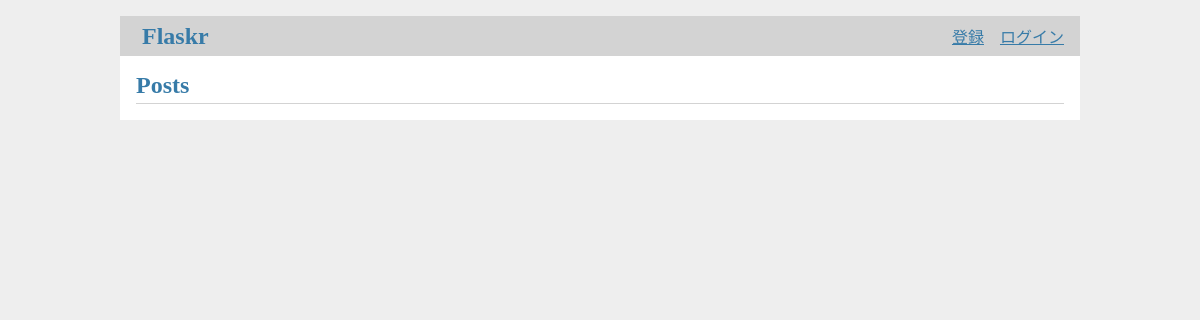
Before: / with the older database file.
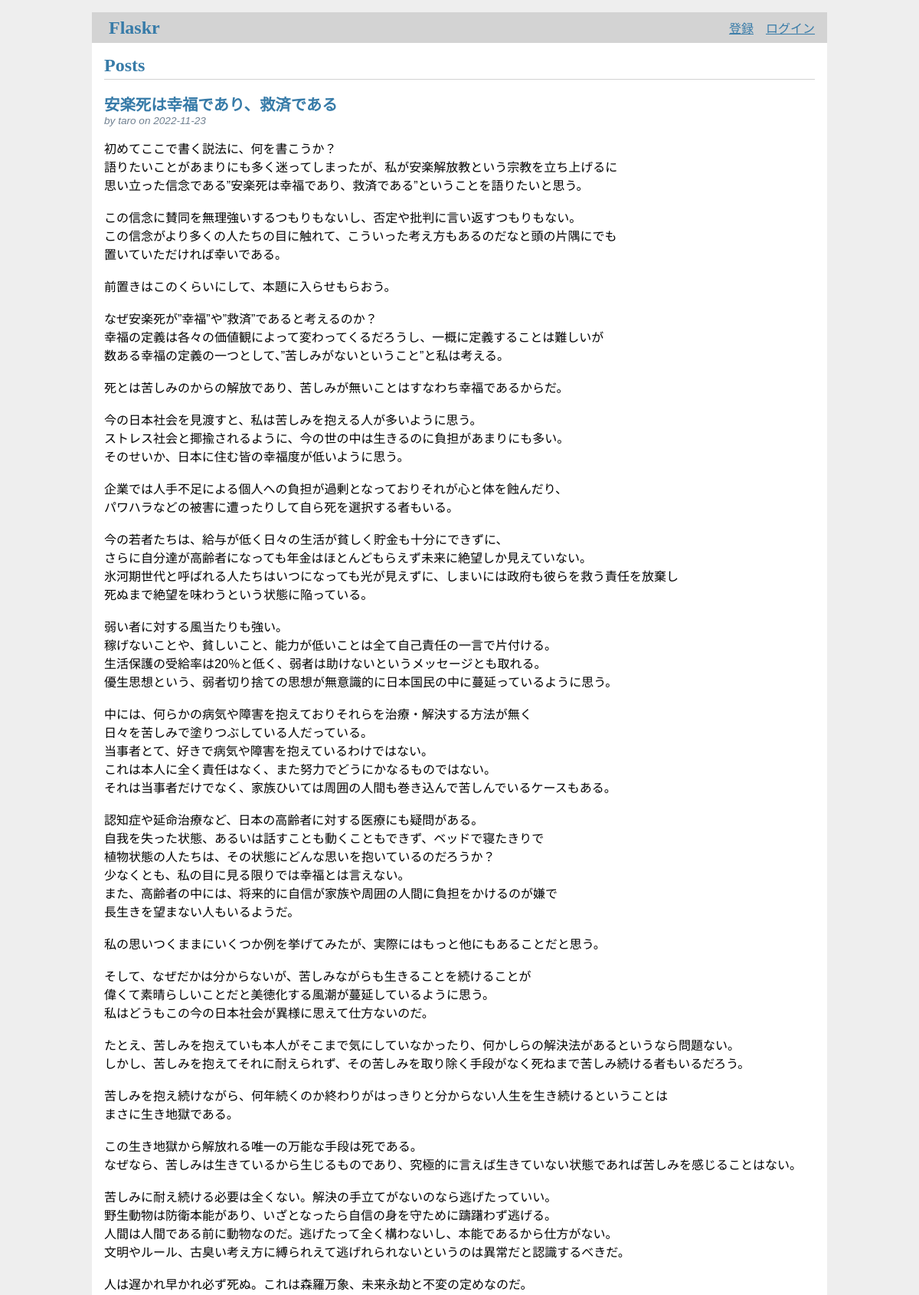
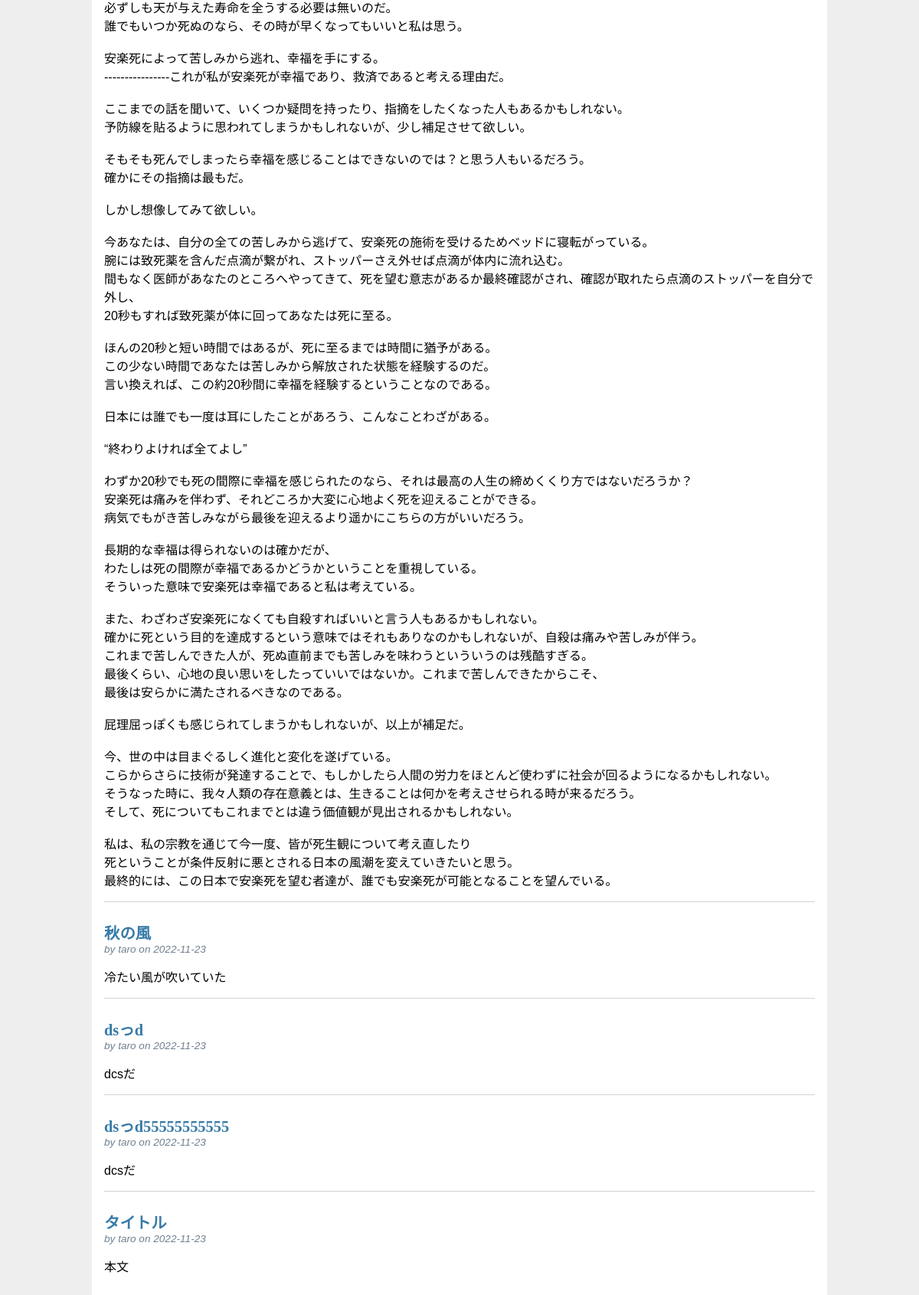
After: the same page with the newer database file (2 pictures, top to bottom).
### tables this page shows
CREATE TABLE post (
  id INTEGER PRIMARY KEY AUTOINCREMENT,
  author_id INTEGER NOT NULL,
  created TIMESTAMP NOT NULL DEFAULT CURRENT_TIMESTAMP,
  title TEXT NOT NULL,
  body TEXT NOT NULL,
  FOREIGN KEY (author_id) REFERENCES user (id)
);

CREATE TABLE user (
  id INTEGER PRIMARY KEY AUTOINCREMENT,
  username TEXT UNIQUE NOT NULL,
  password TEXT NOT NULL
);

### flaskr/blog.py (the view)
@bp.route('/')
def index():
    db = get_db()
    posts = db.execute(
        'SELECT p.id, title, body, created, author_id, username'
        ' FROM post p JOIN user u ON p.author_id = u.id'
        ' ORDER BY created DESC'
    ).fetchall()
    return render_template('blog/index.html', posts=posts)

### flaskr/auth.py (called while the page is built)
@bp.before_app_request
def load_logged_in_user():
    user_id = session.get('user_id')
    if user_id is None:
        g.user = None
    else:
        g.user = get_db().execute(
            'SELECT * FROM user WHERE id = ?', (user_id,)
        ).fetchone()

### flaskr/db.py (called while the page is built)
def get_db():
    if 'db' not in g:
        g.db = sqlite3.connect(
            current_app.config['DATABASE'],
            detect_types=sqlite3.PARSE_DECLTYPES
        )
        g.db.row_factory = sqlite3.Row
    return g.db

### flaskr/templates/blog/index.html (shortened to what this page needs)
{% extends 'base.html' %}
{% block header %}
  <h1>{% block title %}Posts{% endblock %}</h1>
{% endblock %}
{% block content %}
  {% for post in posts %}
    <article class="post">
      <header>
        <div>
          <h1>{{ post['title'] }}</h1>
          <div class="about">by {{ post['username'] }} on {{ post['created'].strftime('%Y-%m-%d') }}</div>
        </div>
      </header>
      <p class="body">{{ post['body'] }}</p>
    </article>
    {% if not loop.last %}
      <hr>
    {% endif %}
  {% endfor %}
{% endblock %}

### flaskr/templates/base.html (shortened to what this page needs)
<!DOCTYPE html>
<html lang="en">
<head>
    <link rel="stylesheet" href="{{ url_for('static', filename='style.css') }}">
</head>
<body>
    <nav>
        <h1>
            <a href="{{ url_for('blog.index') }}">Flaskr</a>
        </h1>
        <ul>
            {% if g.user %}
            <li><span>{{ g.user['username'] }}</span>
            <li><a href="{{ url_for('auth.logout') }}">ログアウト</a>
            {% else %}
            <li><a href="{{ url_for('auth.register') }}">登録</a>
            <li><a href="{{ url_for('auth.login') }}">ログイン</a>
            {% endif %}
        </ul>
    </nav>
    <section class="content">
        <header>
            {% block header %}{% endblock %}
        </header>
        {% block content %}{% endblock %}
    </section>
</body>
</html>

### flaskr/static/style.css (style rules this page uses)
html { font-family: sans-serif; background: #eee; padding: 1rem; }
body { max-width: 960px; margin: 0 auto; background: white; }
h1 { font-family: serif; color: #377ba8; margin: 1rem 0; }
a { color: #377ba8; }
hr { border: none; border-top: 1px solid lightgray; }
nav { background: lightgray; display: flex; align-items: center; padding: 0 0.5rem; }
nav h1 { flex: auto; margin: 0; }
nav h1 a { text-decoration: none; padding: 0.25rem 0.5rem; }
nav ul { display: flex; list-style: none; margin: 0; padding: 0; }
nav ul li a, nav ul li span, header .action { display: block; padding: 0.5rem; }
.content { padding: 0 1rem 1rem; }
.content > header { border-bottom: 1px solid lightgray; display: flex; align-items: flex-end; }
.content > header h1 { flex: auto; margin: 1rem 0 0.25rem 0; }
.post > header { display: flex; align-items: flex-end; font-size: 0.85em; }
.post > header > div:first-of-type { flex: auto; }
.post > header h1 { font-size: 1.5em; margin-bottom: 0; }
.post .about { color: slategray; font-style: italic; }
.post .body { white-space: pre-line; }
.content:last-child { margin-bottom: 0; }

Changed rows visible on the page:
added post: title "安楽死は幸福であり、救済である", username "taro", created "2022-11-23", body "初めてここで書く説法に、何を書こうか？ 語りたいことがあまりにも多く迷ってしまったが、私が安楽解放教という宗教を立ち上げるに 思い立った信念である”安楽死は幸福であり、救済である”ということを語りたいと思う。 この信念に賛同を無理強いするつもりもないし、否定や批判に言い返すつもりもない。 この信念がより多くの人たちの目に触れて、こういった考え方もあるのだなと頭の片隅にでも 置いていただければ幸いである。 前置きはこのくらいにして、本題に入らせもらおう。 なぜ安楽死が”幸福”や”救済”であると考えるのか？ 幸福の定義は各々の価値観によって変わってくるだろうし、一概に定義することは難しいが 数ある幸福の定義の一つとして、”苦しみがないということ”と私は考える。 死とは苦しみのからの解放であり、苦しみが無いことはすなわち幸福であるからだ。 今の日本社会を見渡すと、私は苦しみを抱える人が多いように思う。 ストレス社会と揶揄されるように、今の世の中は生きるのに負担があまりにも多い。 そのせいか、日本に住む皆の幸福度が低いように思う。 企業では人手不足による個人への負担が過剰となっておりそれが心と体を蝕んだり、 パワハラなどの被害に遭ったりして自ら死を選択する者もいる。 今の若者たちは、給与が低く日々の生活が貧しく貯金も十分にできずに、 さらに自分達が高齢者になっても年金はほとんどもらえず未来に絶望しか見えていない。 氷河期世代と呼ばれる人たちはいつになっても光が見えずに、しまいには政府も彼らを救う責任を放棄し 死ぬまで絶望を味わうという状態に陥っている。 弱い者に対する風当たりも強い。…"
added post: title "秋の風", username "taro", created "2022-11-23", body "冷たい風が吹いていた"
added post: title "dsっd", username "taro", created "2022-11-23", body "dcsだ"
added post: title "dsっd55555555555", username "taro", created "2022-11-23", body "dcsだ"
added post: title "タイトル", username "taro", created "2022-11-23", body "本文"
